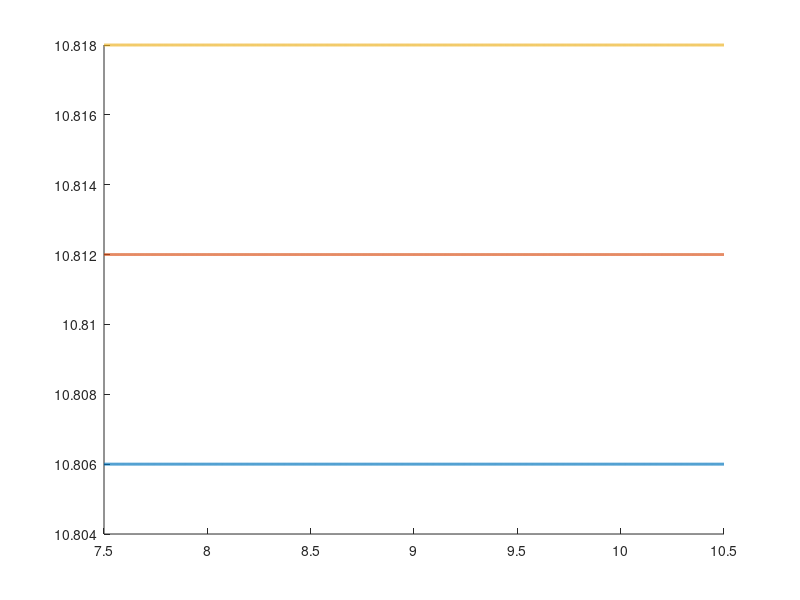

Recreate this plot in MATLAB. (Note: this script raises an error after producing the figure.)
clear
clc

%% Initilization
consumption = 7.5:0.001:10.5;
N = 100;
L = mean(consumption) * N;

%% Pricing 1
Ah = N/2;

%% Pricing 2
omega = [-2, 0, 2]; omega = (omega+4) / 4;
Bh = N/2 * omega;

%% Plots
% Pricing 0
price = zeros(3,length(consumption));
price(1,:) = 1.2 * (L + omega(1))/N;
price(2,:) = 1.2 * (L + omega(2))/N;
price(3,:) = 1.2 * (L + omega(3))/N;
figure;
hold on
plot(consumption, price(1,:),'LineWidth',2)
plot(consumption, price(2,:),'LineWidth',2)
plot(consumption, price(3,:),'LineWidth',2)
xline(9)
yline(price(2,1501))
grid on
title('Pricing Model - 0')
ylabel('Unit Price per Hour (')
xlabel('Individual Consumption')
lll = legend('$\omega_h$ = -2','$\omega_h$ = 0','$\omega_h$ = 2');
set(lll,'Interpreter','Latex');
set(lll,'FontSize',14);
hold off

% Pricing 1
price = zeros(3,length(consumption));
price(1,:) = 0.8 .* (Ah.*consumption + L + omega(1))./N;
price(2,:) = 0.8 .* (Ah.*consumption + L + omega(2))./N;
price(3,:) = 0.8 .* (Ah.*consumption + L + omega(3))./N;
figure;
hold on
plot(consumption, price(1,:),'LineWidth',2)
plot(consumption, price(2,:),'LineWidth',2)
plot(consumption, price(3,:),'LineWidth',2)
xline(9)
yline(price(2,1501))
grid on
title('Pricing Model - 1')
ylabel('Unit Price per Hour')
xlabel('Individual Consumption')
lll = legend('$\omega_h$ = -2','$\omega_h$ = 0','$\omega_h$ = 2');
set(lll,'Interpreter','Latex');
set(lll,'FontSize',14);
hold off

% Pricing 0
price = zeros(3,length(consumption));
price(1,:) = 0.8 .* (Bh(1).*consumption + L + omega(1))./N;
price(2,:) = 0.8 .* (Bh(2).*consumption + L + omega(2))./N;
price(3,:) = 0.8 .* (Bh(3).*consumption + L + omega(3))./N;
figure;
hold on
plot(consumption, price(1,:),'LineWidth',2)
plot(consumption, price(2,:),'LineWidth',2)
plot(consumption, price(3,:),'LineWidth',2)
xline(9)
yline(price(2,1501))
grid on
title('Pricing Model - 2')
ylabel('Unit Price per Hour')
xlabel('Individual Consumption')
lll = legend('$\omega_h$ = -2','$\omega_h$ = 0','$\omega_h$ = 2');
set(lll,'Interpreter','Latex');
set(lll,'FontSize',14);
hold off



